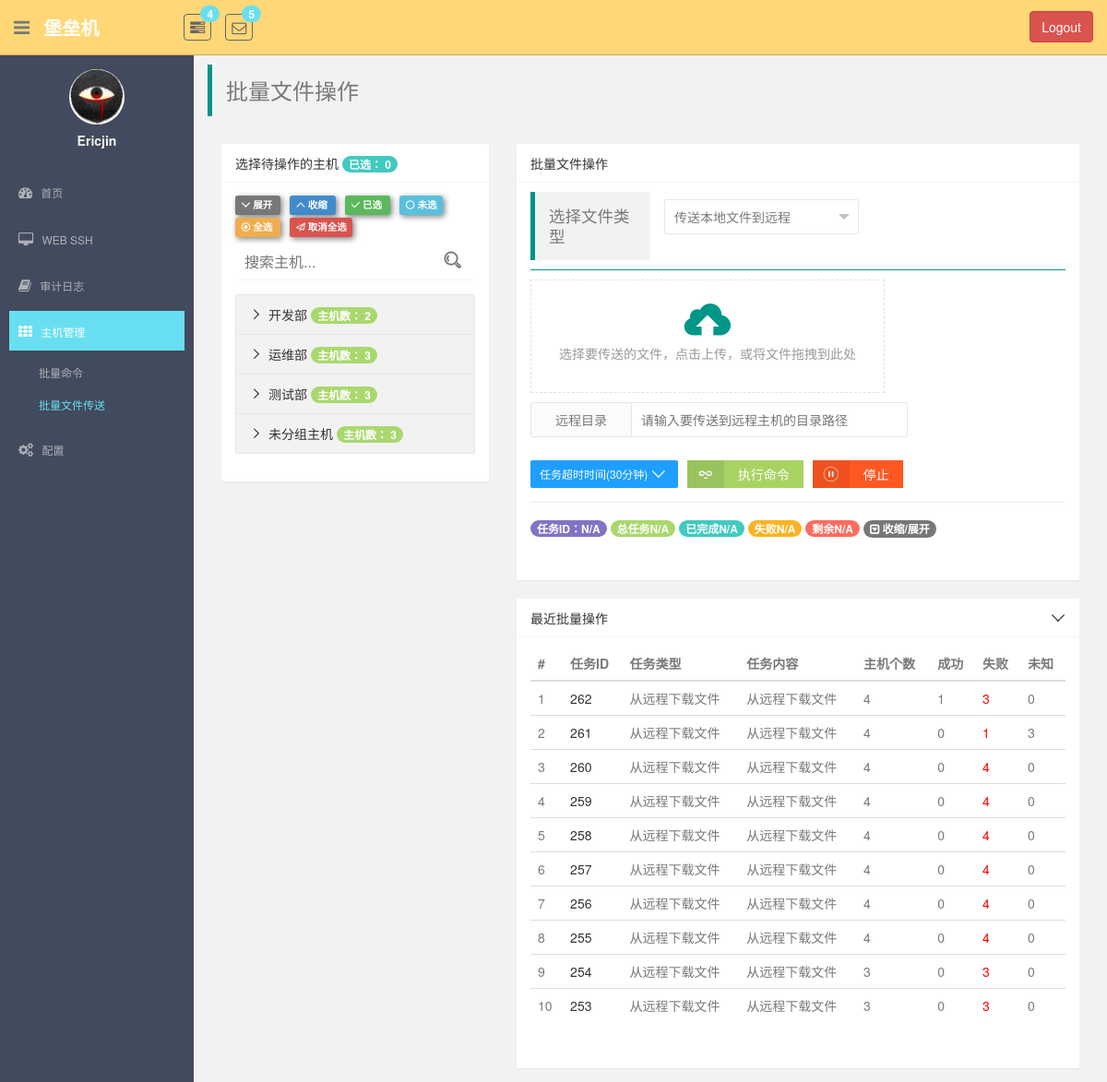
The page /monitor/batch_file/ (signed in) on the database as committed earlier.
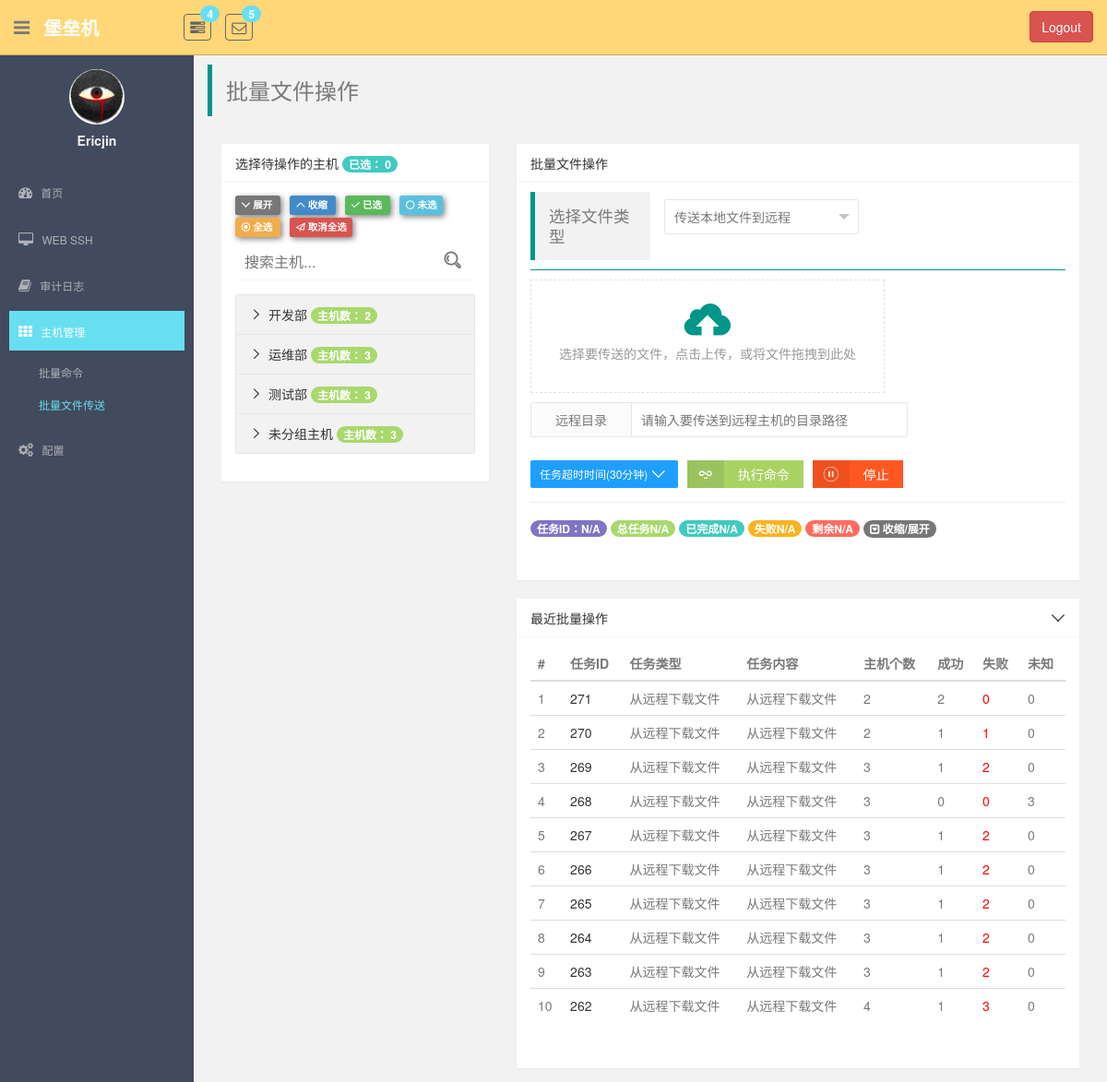
The same page on the database as committed later.
### monitor/models.py (models this page shows, shortened)
class HostGroup(models.Model):
    name = models.CharField(max_length=64, unique=True, verbose_name="组名")
    host_to_remote_users = models.ManyToManyField(to="HostToRemoteUser")
    date = models.DateTimeField(auto_now_add=True, verbose_name="主机组注册时间")

class Task(models.Model):
    task_type_choice = (
        ('cmd', '批量命令'),
        ('file_upload', "传送本地文件到远程"),
        ('file_download', "从远程下载文件"),
    )
    task_type = models.CharField(max_length=16, choices=task_type_choice, default="cmd")
    content = models.CharField(max_length=255, verbose_name="任务内容")
    user = models.ForeignKey(UserProfile, on_delete=models.CASCADE)
    date = models.DateTimeField(auto_now_add=True)

### monitor/views.py (the view)
class BatchFile(LoginRequiredMixin, View):
    def get(self, request):
        host_groups = request.user.host_group.all()
        none_group = request.user.host_to_remote_users.all()
        batch_command = models.Task.objects.filter(user=request.user).exclude(task_type="cmd").order_by("-id").all()
        batch_command = batch_command if len(batch_command) < 10 else batch_command[:10]
        return render(request, "host_manage/batch_file.html", locals())

### monitor/templatetags/monitor_tags.py (called while the page is built)
@register.simple_tag
def count_host_num(task_obj):
    task_detail_objs = task_obj.tasklogdetail_set.all()
    init_num = 0
    success_num = 0
    failed_num = 0
    for task_detail_obj in task_detail_objs:
        if task_detail_obj.status == 0:
            init_num += 1
        elif task_detail_obj.status == 1:
            success_num += 1
        else:
            failed_num += 1
    return [init_num, success_num, failed_num]

### templates/host_manage/batch_file.html (shortened to what this page needs)
{% extends 'host_manage/batch_cmd.html' %}
{% load staticfiles %}
{% block btn-type %}file_transfer{% endblock %}
{% block nav %}
    批量文件操作
{% endblock %}
{% block cmd_option_area %}
    <div class="operation-area layui-form">
        <div class="info col-lg-3 col-md-3 col-sm-3">
            <blockquote class="layui-elem-quote">选择文件类型</blockquote>
        </div>
        <div class="layui-input-inline">
        </div>
        <hr class="layui-bg-green">
        <div class="file_upload-area">
            <div class="layui-upload-drag" id="file_upload">
                <i class="layui-icon"></i>
                <p id="file_info_hook">选择要传送的文件，点击上传，或将文件拖拽到此处</p>
            </div>
            <div class="layui-form layui-form-pane" style="margin-top: 10px;">
                <div class="layui-form-item">
                    <label class="layui-form-label">远程目录</label>
                    <div class="layui-input-inline" style="margin-top: 0; min-width: 300px;">
                        <input id="remote_path_hook" name="username" placeholder="请输入要传送到远程主机的目录路径" autocomplete="off"
                               class="layui-input"
                               type="text">
                    </div>
                </div>
            </div>
        </div>
    </div>
{% endblock %}

### templates/host_manage/batch_cmd.html (shortened to what the changed rows need)
{% extends 'base.html' %}
{% load staticfiles %}
{% load monitor_tags %}
{% block right_container %}
    <div id="wrap">
        <div class="col-lg-4 col-md-4 col-sm-4">
            <div class="layui-card layui-panel">
                <div class="layui-card-body">
                    <div id="host_hook" class="area" ref="area">
                        <div class="layui-collapse layui-form">
                            {% for host_group in host_groups %}
                                <div class="layui-colla-item">
                                    <h2 class="layui-colla-title">
                                        <span class="badge bg-success">主机数： {{ host_group.host_to_remote_users.count }}</span>
                                    </h2>
                                </div>
                            {% endfor %}
                            <div class="layui-colla-item">
                                <h2 class="layui-colla-title">
                                    <span class="badge bg-success">主机数： {{ none_group.count }}</span>
                                </h2>
                            </div>
                        </div>
                    </div>
                </div>
            </div>
        </div>
        <div class="col-lg-8 col-md-8 col-sm-8">
            <div class="layui-col-md12" style="margin-top: 20px;">
                <div class="layui-card layui-panel">
                    <div id="table_hook" class="layui-card-body">
                        <table class="table table-hover">
                            <thead>
                            <tr>
                                <th>#</th>
                                <th>任务ID</th>
                                <th>任务类型</th>
                                <th>任务内容</th>
                                <th>主机个数</th>
                                <th>成功</th>
                                <th>失败</th>
                                <th>未知</th>
                            </tr>
                            </thead>
                            <tbody>
                            {% for item in batch_command %}
                                <tr>
                                    <td>{{ forloop.counter }}</td>
                                    <td>
                                        <a href="javascript:void(0);" @click="getCmdInfo({{ item.id }})">{{ item.id }}</a>
                                    </td>
                                    <td>{{ item.get_task_type_display }}</td>
                                    <td>{{ item.content }}</td>
                                    <td>{{ item.tasklogdetail_set.count }}</td>
                                    {% count_host_num item as host_list %}
                                    <td>{{ host_list.1 }}</td>
                                    <td style="color: #f00;">{{ host_list.2 }}</td>
                                    <td>{{ host_list.0 }}</td>
                                </tr>
                            {% endfor %}
                            </tbody>
                        </table>
                    </div>
                </div>
            </div>
        </div>
    </div>
{% endblock %}

Rows that differ between the two databases and show on the page:
no longer on this page (row unchanged): Task: id "261", tasklogdetail_set.count "4", host_list "0", user "1", host_list "3"
no longer on this page (row unchanged): Task: id "260", tasklogdetail_set.count "4", host_list "0", host_list "4"
no longer on this page (row unchanged): Task: id "259", tasklogdetail_set.count "4", host_list "0", host_list "4"
no longer on this page (row unchanged): Task: id "258", tasklogdetail_set.count "4", host_list "0", host_list "4"
no longer on this page (row unchanged): Task: id "257", tasklogdetail_set.count "4", host_list "0", host_list "4"
no longer on this page (row unchanged): Task: id "256", tasklogdetail_set.count "4", host_list "0", host_list "4"
no longer on this page (row unchanged): Task: id "255", tasklogdetail_set.count "4", host_list "0", host_list "4"
no longer on this page (row unchanged): Task: id "254", tasklogdetail_set.count "3", host_list "0", host_list "3"
no longer on this page (row unchanged): Task: id "253", tasklogdetail_set.count "3", host_list "0", host_list "3"
added Task: id "271", tasklogdetail_set.count "2", host_list "2", host_list "0"
added Task: id "270", tasklogdetail_set.count "2", user "1", host_list "0"
added Task: id "269", tasklogdetail_set.count "3", user "1", host_list "2", host_list "0"
added Task: id "268", tasklogdetail_set.count "3", host_list "0", host_list "3"
added Task: id "267", tasklogdetail_set.count "3", user "1", host_list "2", host_list "0"
added Task: id "266", tasklogdetail_set.count "3", user "1", host_list "2", host_list "0"
added Task: id "265", tasklogdetail_set.count "3", user "1", host_list "2", host_list "0"
added Task: id "264", tasklogdetail_set.count "3", user "1", host_list "2", host_list "0"
added Task: id "263", tasklogdetail_set.count "3", user "1", host_list "2", host_list "0"
